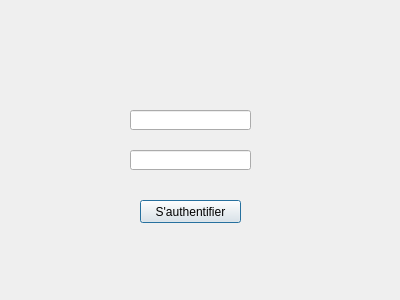
<?xml version="1.0" encoding="UTF-8"?>
<ui version="4.0">
 <class>authentification</class>
 <widget class="QDialog" name="authentification">
  <property name="geometry">
   <rect>
    <x>0</x>
    <y>0</y>
    <width>400</width>
    <height>300</height>
   </rect>
  </property>
  <property name="minimumSize">
   <size>
    <width>400</width>
    <height>300</height>
   </size>
  </property>
  <property name="maximumSize">
   <size>
    <width>400</width>
    <height>300</height>
   </size>
  </property>
  <property name="windowTitle">
   <string>Authentification</string>
  </property>
  <layout class="QFormLayout" name="formLayout">
   <item row="0" column="0">
    <widget class="QLabel" name="label">
     <property name="text">
      <string/>
     </property>
    </widget>
   </item>
  </layout>
  <widget class="QPushButton" name="pushButton">
   <property name="geometry">
    <rect>
     <x>140</x>
     <y>200</y>
     <width>101</width>
     <height>23</height>
    </rect>
   </property>
   <property name="font">
    <font>
     <pointsize>9</pointsize>
     <weight>50</weight>
     <bold>false</bold>
    </font>
   </property>
   <property name="text">
    <string>S'authentifier</string>
   </property>
  </widget>
  <widget class="QLineEdit" name="lineEdit_2">
   <property name="geometry">
    <rect>
     <x>130</x>
     <y>150</y>
     <width>121</width>
     <height>20</height>
    </rect>
   </property>
   <property name="echoMode">
    <enum>QLineEdit::Password</enum>
   </property>
  </widget>
  <widget class="QLineEdit" name="lineEdit">
   <property name="geometry">
    <rect>
     <x>130</x>
     <y>110</y>
     <width>121</width>
     <height>20</height>
    </rect>
   </property>
  </widget>
  <widget class="QLabel" name="label_2">
   <property name="geometry">
    <rect>
     <x>140</x>
     <y>-10</y>
     <width>131</width>
     <height>121</height>
    </rect>
   </property>
   <property name="text">
    <string/>
   </property>
  </widget>
  <zorder>label</zorder>
  <zorder>pushButton</zorder>
  <zorder>lineEdit_2</zorder>
  <zorder>lineEdit</zorder>
  <zorder>label_2</zorder>
 </widget>
 <resources/>
 <connections/>
</ui>
